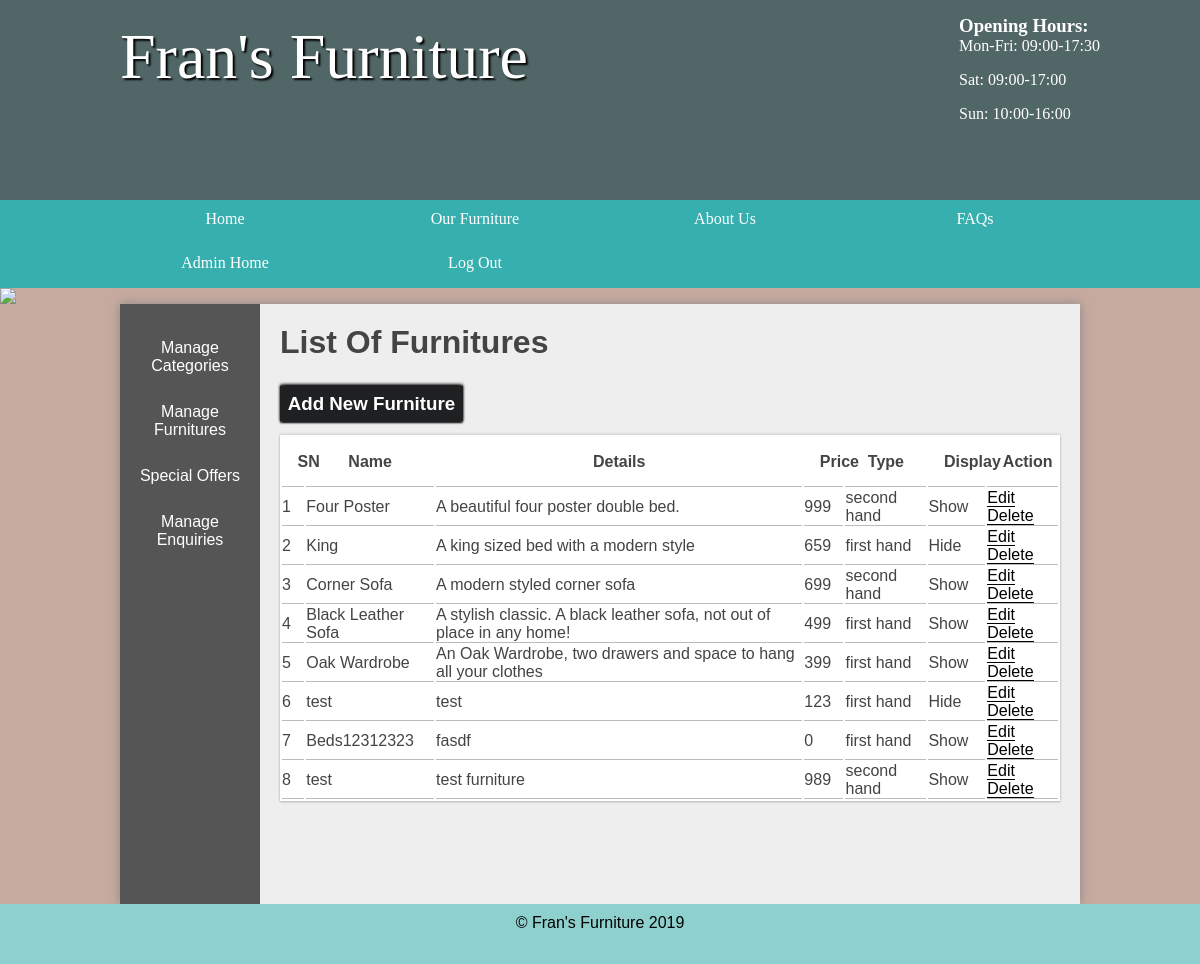
The app's page /admin/furnitures (signed in) with its own data.
### tables this page shows
CREATE TABLE `furniture` (
  `id` int(11) NOT NULL,
  `name` varchar(255) DEFAULT NULL,
  `description` varchar(255) DEFAULT NULL,
  `price` int(11) DEFAULT NULL,
  `cat_id` int(11) DEFAULT NULL,
  `display` tinyint(1) NOT NULL DEFAULT '1',
  `type` varchar(255) NOT NULL DEFAULT 'first hand'
);

### functions/loadTemplate.php (called while the page is built, shortened)
<?php
function loadTemplate($filename, $tempVars){
	extract($tempVars);
	require $filename;
	$content = ob_get_clean();
	return $content;
}

### pagecontroller/admin/furnitures.php (called while the page is built, shortened)
<?php
if (isset($_POST['type'])) {
	$allFurnitures_list = $furniture_table->find('product_detail', $_POST['filterProduct']);
	$cat_all = $furniture_cat->findAll();
	$cri=[
		'allFurnitures_list'=>$allFurnitures_list
	];
}
else{
	$allFurnitures=$furniture_table->findAll();
	$allFurnitures_list=$allFurnitures->fetchAll();
	$cri=[
		'allFurnitures_list'=>$allFurnitures_list
	];
}
	$content = loadTemplate("../../view/admin/furnitures_view.php", $cri);

### includes/admin_init.php (called while the page is built, shortened)
<?php
	require '../../db/connect.php';
	require '../../classes/DatabaseTable.php';
	require '../../functions/loadTemplate.php';
	$furniture_table = new DatabaseTable('furniture');
?>

### classes/DatabaseTable.php (called while the page is built, shortened)
<?php
class DatabaseTable{
	public $table;
	public function __construct($table){
		$this->table = $table;
	}
	function findAll() {
	    global $pdo;
	    $stmt = $pdo->prepare("SELECT * FROM $this->table");
	    $stmt->execute();
	    return $stmt;
	}
}

### view/admin/furnitures_view.php (the view, shortened to what this page needs)
<sction class="right">
<h2>List Of Furnitures</h2>
<h3><a class="add" href="addeditFurnitures">Add New Furniture</a></h3>
<table class="tables">
	<tr>
		<th>SN</th>
		<th>Name</th>
		<th>Details</th>
		<th>Price</th>
		<th>Type</th>
		<th>Display</th>
		<th>Action</th>
	</tr>
		<?php
			$sn=1;
			foreach ($allFurnitures_list as $row) {
				echo '<tr><td>'.$sn.' </td>'.'<td>'.$row['name'].'</td><td>'.$row['description'].
				'</td><td>'.$row['price'].'</td><td>'.$row['type'].'</td><td>'; if($row['display']==1) echo'Show';else echo "Hide";?></td>
				<td style="padding: 0;"><a href="addeditFurnitures&fid=<?php echo $row['id'];?>">Edit</a>
				 <a onclick= "return confirm('Are you sure to delete?');" href="addeditFurnitures&dfid=<?php echo $row['id']; ?>">Delete</a></td></tr>
					<?php $sn++; ?>
		 <?php }
	?>
</table>

### css/style.css (style rules this page uses)
* { margin: 0; padding: 0; }
html { font-family: 'Oxygen Regular', verdana, sans-serif; }
body { background-color: #C6AAA0; }
main h2 { font-size:2em; }
p, li, h2 { margin-bottom: 1em; }
table { width: 100%; margin-top: 20px; }
td { border-bottom: 1px solid #bababa; }
th { border-bottom: 1px solid #bababa; }
.stock .products, .admin .right { display: table-cell; padding: 20px; }
.right { padding: 20px; }
.tables { background: #fff; box-shadow: 0 -1px 3px rgba(0,0,0,.12), 0 1px 2px rgba(0,0,0,.24); }
.tables tr th { padding: 2%; }
.tables tr td a { text-decoration: none; color: #000; border-bottom: 1px solid #000; }
.add { padding: 1%; color: #fff; background: #1f2021; text-decoration: none; border-radius: 3%; box-shadow: 0 -1px 3px rgb(37, 30, 30), 0 1px 2px rgb(0, 0, 0); }
a { text-decoration: none; }

### records on screen
furniture: name "Four Poster", description "A beautiful four poster double bed.", price "999", type "second hand", display "Show"
furniture: name "King", description "A king sized bed with a modern style", price "659", type "first hand", display "Hide"
furniture: name "Corner Sofa", description "A modern styled corner sofa", price "699", type "second hand", display "Show"
furniture: name "Black Leather Sofa", description "A stylish classic. A black leather sofa, not out of place in any home!", price "499", type "first hand", display "Show"
furniture: name "Oak Wardrobe", description "An Oak Wardrobe, two drawers and space to hang all your clothes", price "399", type "first hand", display "Show"
furniture: name "test", description "test", price "123", type "first hand", display "Hide"
furniture: name "Beds12312323", description "fasdf", price "0", type "first hand", display "Show"
furniture: name "test", description "test furniture", price "989", type "second hand", display "Show"

### other values on screen
Date('Y') "2019"
